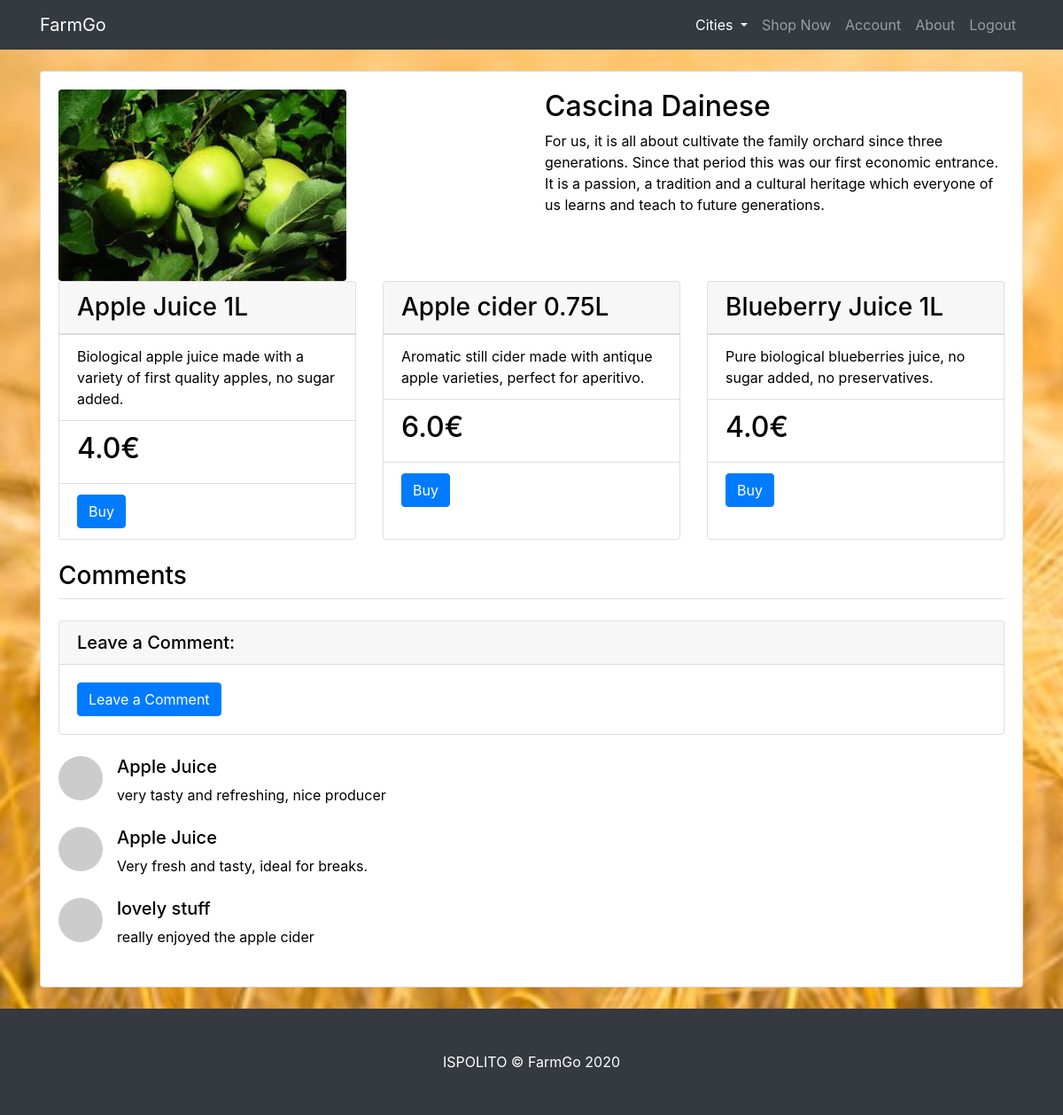
The app's page /post/1 (signed in) with its own data.
### FlaskBlog/models.py (models this page shows, shortened)
class Post(db.Model):
    id = db.Column(db.Integer, primary_key=True)
    title = db.Column(db.String(100), nullable=False)
    date_posted = db.Column(db.DateTime, nullable=False, default=datetime.utcnow)
    image_farm_file = db.Column(db.String(20), nullable=False, default='farm_pic.jpg')
    content = db.Column(db.Text, nullable=False)
    user_id = db.Column(db.Integer, db.ForeignKey('user.id'), nullable=False)
    user_order_farms = db.relationship('PurchaseInfo', backref='farm_that_sold', lazy=True)
    user_order_comment_farms = db.relationship('Comments', backref='farm_got_commented', lazy=True)
    city = db.Column(db.String(20), nullable=False, default='Torino')

class ProductItem(db.Model):
    __tablename__ = 'products'
    id = db.Column(db.Integer, primary_key=True)
    name = db.Column(db.String(64), unique=False)
    descr = db.Column(db.Text, unique=True, nullable=True)
    price = db.Column(db.Float, nullable=False)
    user_id = db.Column(db.Integer, db.ForeignKey('user.id'), nullable=False)
    cartitems = db.relationship('PurchaseInfo', backref='product_name', lazy=True)

class Comments(db.Model):
    id = db.Column(db.Integer, primary_key=True)
    title_comment = db.Column(db.String(100), nullable=False)
    comment = db.Column(db.Text, nullable=False)
    user_id = db.Column(db.Integer, db.ForeignKey('user.id'), nullable=False)
    post_id = db.Column(db.Integer, db.ForeignKey('post.id'), nullable=False)

### FlaskBlog/routes.py (the view)
@app.route('/post/<int:post_id>')
@login_required
def post(post_id):
    post = Post.query.get_or_404(post_id)
    products = ProductItem.query.all()
    purchased = PurchaseInfo.query.filter_by(user_id=current_user.id, post_id=post.id)
    comments = Comments.query.filter_by(farm_got_commented=post)
    specific_products=[]
    for product in products:
        if product.user_id == post.user_id:
            specific_products.append(product)
    num = len(specific_products)
    num_range = range(num)
    return render_template('post.html', title=post.title, post=post,
                           specific_products=specific_products, purchased=purchased, comments=comments, num=num, num_range=num_range)

### FlaskBlog/models.py (called while the page is built)
@login_manager.user_loader
def load_user(id):
    return User.query.get(int(id))

### FlaskBlog/templates/post.html (shortened to what this page needs)
{% extends 'layout.html' %}
{% block content %}
    <div class="card mb-4">
          <div class="card-body">
            <div class="row">
              <div class="col-lg-6">
                <a href="#">
                  <img class="img-fluid rounded" src={{ url_for('static', filename='Pics/' + post.image_farm_file) }}>
                </a>
              </div>
                            <div class="col-lg-6">
                                    {% if current_user.role == 'user' %}
                                                 <article class="media content-section">
                                                      <div class="media-body">
                                                           <div class="article-metadata">
                                                            <h2 class="article-title">{{ post.title }}</h2>
                                                            <p class="article-content">{{ post.content }}</p>
                                                           </div>
                                                      </div>
                                                </article>
                                    {% endif %}
                            </div>
            </div>
          <div class="row">
                            {% for product in specific_products %}
                            <div class="col-lg-4 mb-4">
                                <div class="card h-100">
                                <h3 class="card-header">{{ product.name }}</h3>
                                    <ul class="list-group list-group-flush">
                                        <li class="list-group-item">{{ product.descr }}</li>
                                        <li class="list-group-item"><h2>{{ product.price }}€</h2></li>
                                            {% if current_user.role == 'user' %}
                                                <li class="list-group-item">
                                                    <a href="{{ url_for('confirmorder', product_id=product.id, post_id=post.id) }}" class="btn btn-primary">Buy</a>
                                                </li>
                                            {% endif %}
                                    </ul>
                                </div>
                            </div>
                            {% endfor %}
            </div>
              <legend class="border-bottom mb-4"><h3>Comments</h3></legend>
              {% if purchased[0] %}
                            <div class="card my-4">
                              <h5 class="card-header">Leave a Comment:</h5>
                              <div class="card-body">
                                <form>
                                    <a href="{{ url_for('comments', post_id=post.id) }}" class="btn btn-primary">Leave a Comment</a>
                                </form>
                              </div>
                            </div>
              {% endif %}
              {% for com in comments %}
                        <div class="media mb-4">
                          <img class="d-flex mr-3 rounded-circle" src="http://placehold.it/50x50" alt="">
                          <div class="media-body">
                            <h5 class="mt-0">{{ com.title_comment }}</h5>
                          {{ com.comment }}
                          </div>
                        </div>
              {% endfor %}
          </div>
    </div>
{% endblock content %}

### FlaskBlog/static/css/modern-business.css (style rules this page uses)
body { padding-top: 56px; }

### records on screen
Post: image_farm_file (picture), title "Cascina Dainese", content "For us, it is all about cultivate the family orchard since three generations. Since that period this was our first economic entrance. It is a passion, a tradition and a cultural heritage which everyone of us learns and teach to future generations."
ProductItem: name "Apple Juice 1L", descr "Biological apple juice made with a variety of first quality apples, no sugar added.", price "4.0"
ProductItem: name "Apple cider 0.75L", descr "Aromatic still cider made with antique apple varieties, perfect for aperitivo.", price "6.0"
ProductItem: name "Blueberry Juice 1L", descr "Pure biological blueberries juice, no sugar added, no preservatives.", price "4.0"
Comments: title_comment "Apple Juice", comment "very tasty and refreshing, nice producer"
Comments: title_comment "Apple Juice", comment "Very fresh and tasty, ideal for breaks."
Comments: title_comment "lovely stuff", comment "really enjoyed the apple cider"
